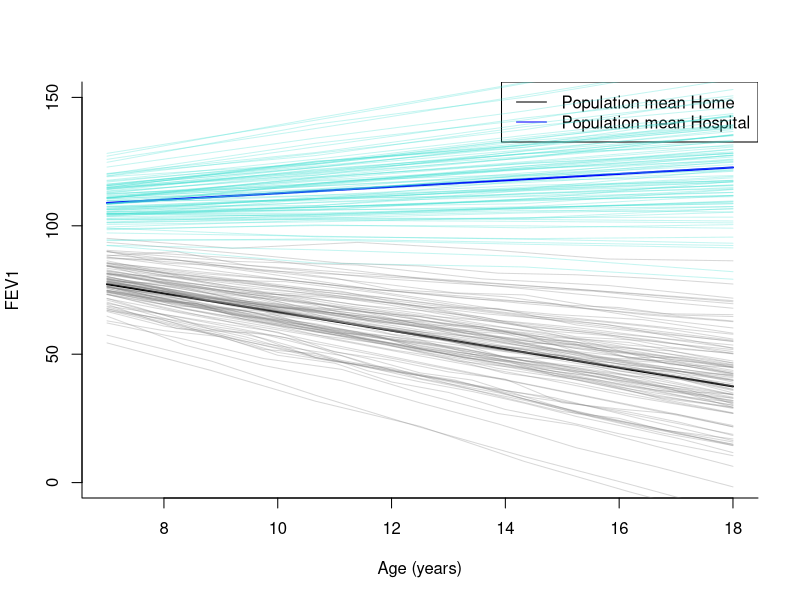
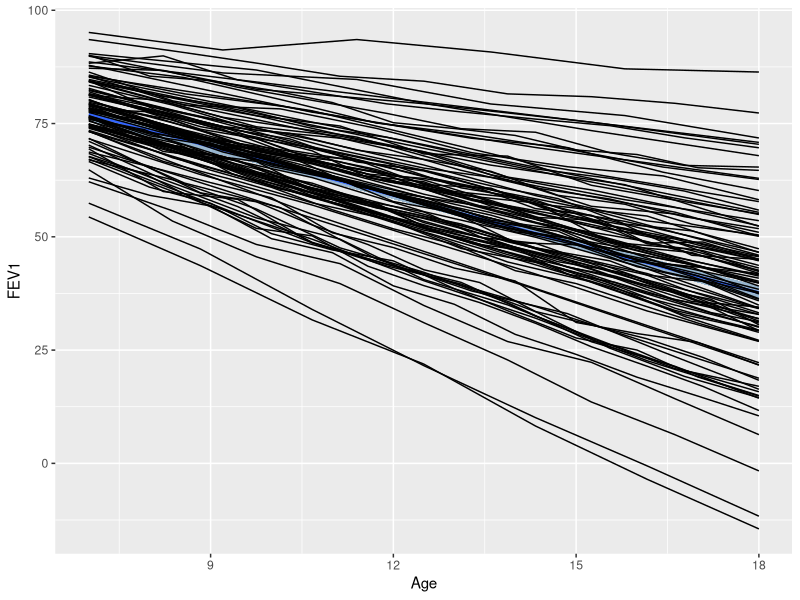
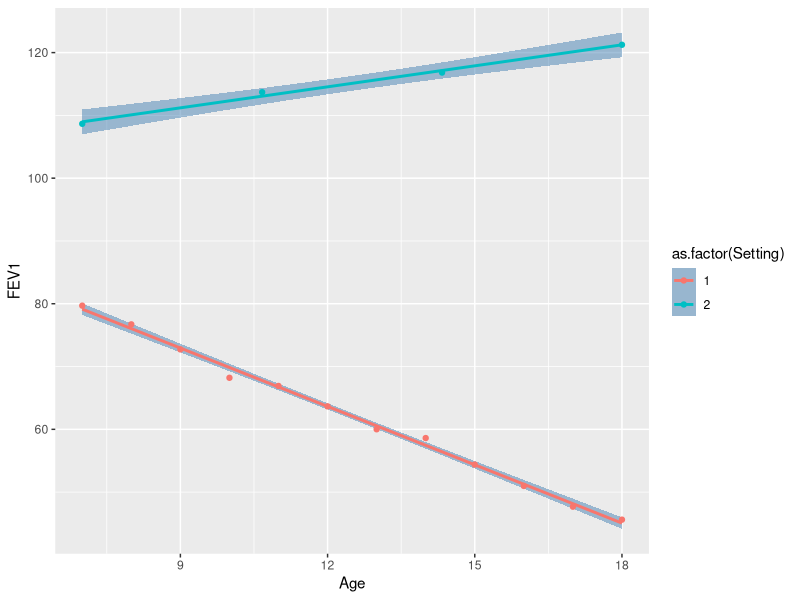
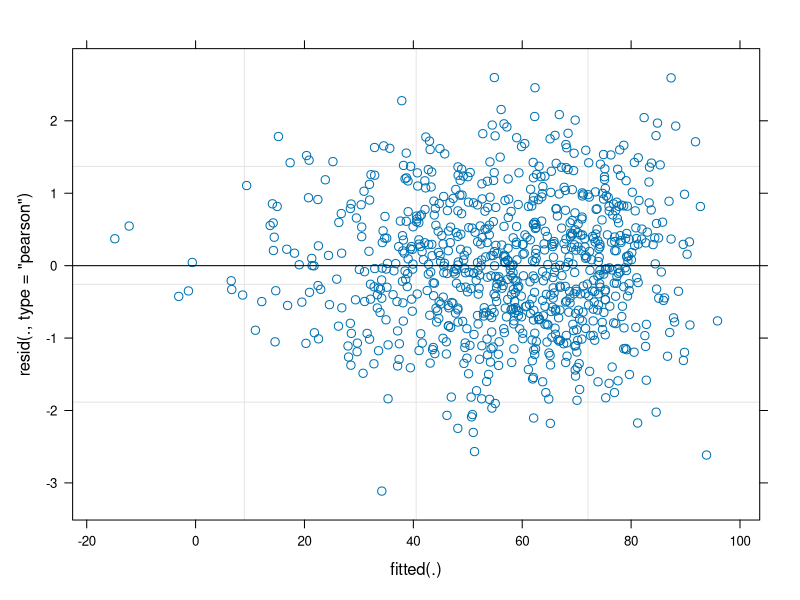

Write R code to recreate these figures, in order.
# Packages
library(tidyverse)
library(readr)
library(MASS)
library(Matrix)
library(corrplot)
library(spatstat.random)
library(Matrix)
library(corrplot)
library(lme4)

# Should I gather all variables I want to change here?
# beta, b, sigma_beta0, sigma_beta1, rho_home, sigma_beta0_hosp, sigma_beta0_hosp, rho_hosp,
# sd when simulating random noise.  
# Covariance matrix Sigma_e, mu vector,
# N, m,

# Clear working environment and set seed.
rm(list = ls())
#set.seed(123)

# Specify the age gap
xmin <- 7
xmax <- 18
x_minmax <- c(xmin, xmax)

##### HOME SPIROMETRY Population trend aka fixed effect
sigma_beta0 <- 1
sigma_beta1 <- 1 
rho_home <- -0.5 
Sigma_home <- matrix(c(sigma_beta0^2, rho_home * sigma_beta0 * sigma_beta1, rho_home * sigma_beta0 * sigma_beta1, sigma_beta1^2),
                     nrow = 2)
beta <- MASS::mvrnorm(n = 1, mu = c(100, -1), Sigma = Sigma_home) # If n=1 then return is a vector of same length as mu. mvrnorm.
mu_pop_home <- beta[1] + beta[2] * x_minmax
plot(x_minmax, mu_pop_home, lty = 1, bty = "l", type = "l", xlab = "Age (years)", ylab = "FEV1", lwd = 2, ylim=range(c(0,150)))


##### HOSPITAL SPIROMTERY also population trend aka fixed effect
sigma_beta0_hosp <- 1
sigma_beta1_hosp <- 1 
rho_hosp <- -0.5
Sigma_hosp <- matrix(c(sigma_beta0_hosp^2, rho_hosp * sigma_beta0_hosp * sigma_beta1_hosp, rho_hosp * sigma_beta0_hosp * sigma_beta1_hosp, sigma_beta1_hosp^2),
                     nrow = 2)
beta_hosp <- MASS::mvrnorm(n=1, mu = c(100, -1), Sigma = Sigma_hosp)
mu_pop_hosp <- beta_hosp[1] + beta_hosp[2] * x_minmax
lines(x_minmax, mu_pop_hosp, lty = 1, bty = "l", type = "l", col="blue", lwd=2)
legend("topright", legend = c("Population mean Home", "Population mean Hospital"),
       col = c("black", "blue"), lty = 1, cex = 1)


##### Subject-specific trends HOME SPIROMETRY
N <- 100 # number of subjects
m <- 8 # Average number of measurements per subject
n_ind <- rpoistrunc(N, m, minimum = 1, method=c("harding", "transform"), implem=c("R", "C"))



## Simulating random effect
mu <- c(0, 0, 0, 0)

# Covariance matrix. Change variables here depending on 
Sigma_e <- matrix(c(1, 0.5, -0.5, -0.5,
                    0.5, 1, -0.5, -0.5,
                   -0.5, -0.5, 1, 0.5,
                   -0.5, -0.5, 0.5, 1), 
                  nrow = 4)
column_names <- c("home_b0", "hosp_b0", "home_b1", "hosp_b1")
rownames(Sigma_e) <- column_names
colnames(Sigma_e) <- column_names

Sigma_e <- as.matrix(nearPD(Sigma_e)$mat)
#corrplot(Sigma_e, method = "number")

b <- MASS::mvrnorm(n = N, mu = c(0, 0, 0, 0), Sigma = Sigma_e)

random_ages <- sample(xmin:xmax, size = N, replace = TRUE)
age_vector <- c()
Measurement_nr_vector <- c()
Setting_vector <- c()
ID_vector <- c()
FEV1_data <- c()

for ( i in 1:N ) {
  # HOME
  n <- n_ind[i]
  x <- seq(from = xmin, to = xmax, length.out = n)  #sort(runif(n, xmin, xmax))
  
  mu <- (beta[1] + b[i, 1]) + (beta[2] + b[i, 2]) * x
  y <- mu + rnorm(n, sd = 1)
  lines(x, y, col = rgb(0.5, 0.5, 0.5, alpha = 0.3))
  
  # HOSPITAL
  n_hosp <- 4
  x_hosp <- seq(from = xmin, to = xmax, length.out = n_hosp)  #sort(runif(n_hosp, xmin, xmax))
  mu_hosp <- (beta_hosp[1] + b[i, 3]) + (beta_hosp[2] + b[i, 4]) * x_hosp
  y_hosp <- mu_hosp + rnorm(n_hosp, sd = 1)
  lines(x_hosp, y_hosp, col=rgb(0.25, 0.88, 0.82, alpha = 0.3))
  
  
  # Columns
  FEV1_data <- c(FEV1_data, y, y_hosp)
  ID_vector <- c(ID_vector, rep(i, n+n_hosp))
  Setting_vector <- c(Setting_vector, rep(1, n), rep(2, n_hosp))
  Measurement_nr_vector <- c(Measurement_nr_vector, c(1:n), c(1:n_hosp))
  age_vector <- c(age_vector, x, x_hosp)
  # round(seq(from = random_ages[i], by = 1/n, length.out = n)
  # round(seq(from = random_ages[i], by = 1/n_hosp, length.out = n_hosp)

  # Check ages. 
  #print(paste("x: ", x, "x hosp", x_hosp))
}

Age <- age_vector
FEV1 <- FEV1_data
ID <- ID_vector
Setting <- Setting_vector
Measurement_nr <- Measurement_nr_vector
df <- tibble(ID, Setting, Measurement_nr, Age, FEV1)

# Saving data
# save(df, file="simulated_data.RData")
# load("simulated_data.RData")

# Still very steep slopes. Not sure whats happening.
df %>%
  filter(Setting == 1) %>% 
  ggplot(aes(x = Age, y = FEV1), colour = "steelblue") +
  geom_smooth(method = "lm", fill = "steelblue", alpha = 0.5) + 
  geom_line(aes(group = ID))


# look at the first subject
df %>% 
  filter(ID == 1) %>% 
  ggplot(aes(x = Age, y = FEV1, color = as.factor(Setting))) +
  geom_smooth(method = "lm", fill = "steelblue", alpha = 0.5) + 
  geom_point(aes(group = Setting, color = as.factor(Setting)))

# Liner mixed model
lmm_home <- lmer(FEV1 ~ Age + (1 + Age | ID), data = df %>% filter(Setting == 1)) 
lmm_hospital <- lmer(FEV1 ~ Age + (1 + Age | ID), data = df %>% filter(Setting == 2)) # This crash sometimes. Not sure why. Could it be n_hosp? 
summary(lmm_home)
summary(lmm_hospital)
plot(lmm_home)

# Extract random effects and predictions.
random_effects_home <- ranef(lmm_home)
predicted_lmm_home <- predict(lmm_home)

ranef(lmm_hospital)
predict(lmm_hospital)

#
joint_lmm <- lmer(FEV1 ~ Setting + Age + Setting * Age + (-1 + as.factor(Setting) + Age:as.factor(Setting) | ID), data = df) 
summary(joint_lmm)

# Extract random effects and predictions. 
ranef(joint_lmm)
predict(joint_lmm)
